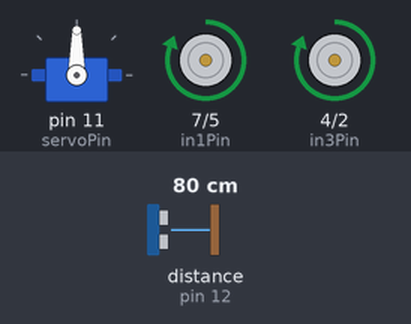
This sketch was run on a simulated Arduino Uno, built with avr-gcc and run on an emulated ATmega328P. Shown: servo, motor-driver pin pairs drawn as motors (green arrow = first pin HIGH = forward, orange = second pin HIGH = backward, longer = more drive, scaled by the enable pin). Wiring (inferred from the names in the program): ultrasonic range finder: trigger pin 13; echo pin 12. The inputs (shaded band) are chosen by the test bench; at power-on: distance to the obstacle (sensor on pin 12) 80 cm. The echo pulse lasts 58.3 µs per cm.

Above: at 4.4 s.
4.5 s: distance to the obstacle (sensor on pin 12) set to 23 cm
9.0 s: distance to the obstacle (sensor on pin 12) set to 18 cm
At 10.6 s:
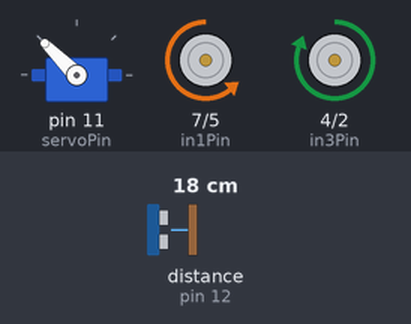
At 11.4 s:
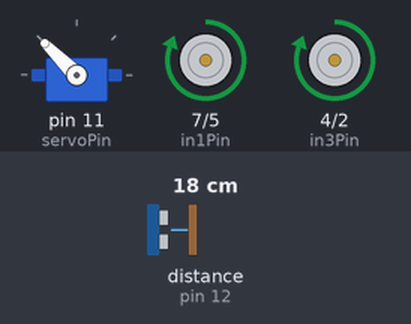
12.5 s: distance to the obstacle (sensor on pin 12) set to 35 cm
At 13.1 s:
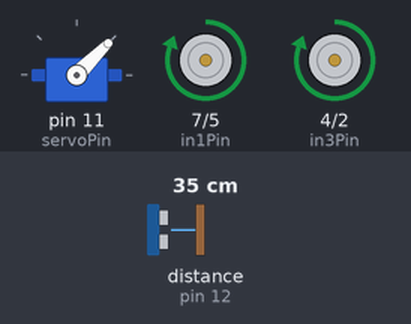
Timing chart, 0 to 20.2 s (numbered marks = the images above; inputs shaded):
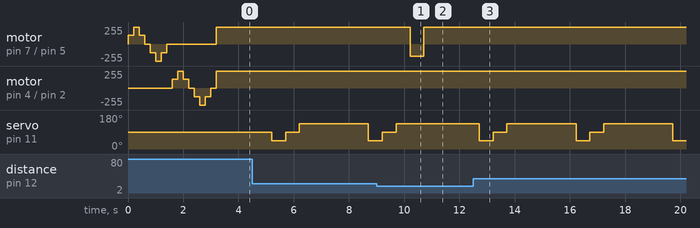

Measured:
- the behaviour switches between 21 and 20 cm on distance to the obstacle (sensor on pin 12) (found by bisection; images 0 and 1)
- after the input at 9.0 s, motor on pin 7 (in1Pin) / pin 5 (in2Pin): forward 255/255 → backward 180/255 after 1.2 s, → forward 255/255 0.50 s later
- after the input at 12.5 s, motor on pin 7 (in1Pin) / pin 5 (in2Pin): stops changing and stays forward 255/255

The sketch:

pruebas.ino
```cpp
#include <Servo.h>

Servo servo;

// Ultrasonic Module pins
const int trigPin = 13; // 10 microsecond high pulse causes chirp, wait 50 us
const int echoPin = 12; // Width of high pulse indicates distance

// Servo motor that aims ultrasonic sensor.
const int servoPin = 11; // PWM output for hobby servo

// Motor control pins: L298N H bridge
const int enAPin = 6; // Left motor PWM speed control
const int in1Pin = 7; // Left motor Direction 1
const int in2Pin = 5; // Left motor Direction 2
const int in3Pin = 4; // Right motor Direction 1
const int in4Pin = 2; // Right motor Direction 2
const int enBPin = 3; // Right motor PWM speed control

enum Motor { LEFT, RIGHT };

// Set motor speed: 255 full ahead, -255 full reverse, 0 stop
void go(enum Motor m, int speed)
{
  digitalWrite(m == LEFT ? in1Pin : in3Pin, speed > 0 ? HIGH : LOW);
  digitalWrite(m == LEFT ? in2Pin : in4Pin, speed <= 0 ? HIGH : LOW);
  analogWrite(m == LEFT ? enAPin : enBPin, speed < 0 ? -speed : speed);
}

// Initial motor test:
// left motor forward then back
// right motor forward then back
void testMotors()
{
  static int speed[8] = {128, 255, 128, 0,
                         -128, -255, -128, 0};
  go(RIGHT, 0);
  for (unsigned char i = 0; i < 8; i++)
    go(LEFT, speed[i]), delay(200);
  for (unsigned char i = 0; i < 8; i++)
    go(RIGHT, speed[i]), delay(200);
}

// Read distance from the ultrasonic sensor, return distance in mm
//
// Speed of sound in dry air, 20C is 343 m/s
// pulseIn returns time in microseconds (10^-6)
// 2d = p * 10^-6 s * 343 m/s = p * 0.00343 m = p * 0.343 mm/us
unsigned int readDistance()
{
  digitalWrite(trigPin, HIGH);
  delayMicroseconds(10);
  digitalWrite(trigPin, LOW);
  unsigned long period = pulseIn(echoPin, HIGH);
  return period * 343 / 2000;
}

// Initial configuration
//
// Configure the input and output pins
// Center the servo
// Turn off the motors
// Test the motors
//
void setup()
{
  pinMode(trigPin, OUTPUT);
  pinMode(echoPin, INPUT);
  digitalWrite(trigPin, LOW);
  pinMode(enAPin, OUTPUT);
  pinMode(in1Pin, OUTPUT);
  pinMode(in2Pin, OUTPUT);
  pinMode(in3Pin, OUTPUT);
  pinMode(in4Pin, OUTPUT);
  pinMode(enBPin, OUTPUT);
  servo.attach(servoPin);
  servo.write(90);
  go(LEFT, 0);
  go(RIGHT, 0);
  testMotors();
}

// Main loop:
//
// Move forward 20 cm, then scan left and right while detecting obstacles
// If an obstacle is detected within 20 cm, avoid it
//
void loop()
{
  const unsigned char NUM_ANGLES = 3; // Define the number of angles
  unsigned int distance[NUM_ANGLES];   // Array to store distances

  // Move forward 20 cm
  unsigned long startTime = millis();
  while (millis() - startTime < 2000) { // Assuming speed of ~10 cm/s
    go(LEFT, 255);
    go(RIGHT, 255);
  }

  // Scan left and right while detecting obstacles
  for (unsigned char i = 0; i < NUM_ANGLES; i++)
  {
    servo.write(i == 0 ? 45 : (i == 1 ? 90 : 135)); // Scan left, center, right
    delay(500); // Wait for the servo to reach the angle and stabilize
    distance[i] = readDistance();
  }

  // Check if an obstacle is within 20 cm
  bool obstacleDetected = false;
  for (unsigned char i = 0; i < NUM_ANGLES; i++)
  {
    if (distance[i] < 200) // 20 cm threshold
    {
      obstacleDetected = true;
      break;
    }
  }

  // Avoid obstacle if detected
  if (obstacleDetected)
  {
    go(LEFT, -180); // Turn left
    delay(500); // Assuming turning takes 0.5 seconds
  }
}
```
